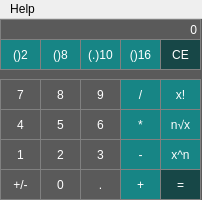
<?xml version="1.0" encoding="UTF-8"?>
<ui version="4.0">
 <class>MainWindow</class>
 <widget class="QMainWindow" name="MainWindow">
  <property name="geometry">
   <rect>
    <x>0</x>
    <y>0</y>
    <width>202</width>
    <height>200</height>
   </rect>
  </property>
  <property name="sizePolicy">
   <sizepolicy hsizetype="Fixed" vsizetype="Fixed">
    <horstretch>0</horstretch>
    <verstretch>0</verstretch>
   </sizepolicy>
  </property>
  <property name="minimumSize">
   <size>
    <width>202</width>
    <height>200</height>
   </size>
  </property>
  <property name="maximumSize">
   <size>
    <width>202</width>
    <height>260</height>
   </size>
  </property>
  <property name="windowTitle">
   <string>TheCalcIsALie</string>
  </property>
  <property name="layoutDirection">
   <enum>Qt::LeftToRight</enum>
  </property>
  <property name="styleSheet">
   <string notr="true">QMainWindow{
	background-color:rgb(90,90,90);
}</string>
  </property>
  <widget class="QWidget" name="centralwidget">
   <property name="sizePolicy">
    <sizepolicy hsizetype="Fixed" vsizetype="Fixed">
     <horstretch>0</horstretch>
     <verstretch>0</verstretch>
    </sizepolicy>
   </property>
   <property name="layoutDirection">
    <enum>Qt::RightToLeft</enum>
   </property>
   <widget class="QPushButton" name="buttonTo8">
    <property name="geometry">
     <rect>
      <x>40</x>
      <y>20</y>
      <width>41</width>
      <height>31</height>
     </rect>
    </property>
    <property name="focusPolicy">
     <enum>Qt::NoFocus</enum>
    </property>
    <property name="styleSheet">
     <string notr="true">QPushButton {
  background-color: rgb(23, 133, 133);
  border: 1px solid gray;
	color:white;
}
QPushButton:pressed {
    background-color: qlineargradient(x1: 0, y1: 0, x2: 0, y2: 1,
                                      stop: 0 rgb(0,0,0), stop: 1 rgb(23, 101, 101));
	color:white;
}</string>
    </property>
    <property name="text">
     <string>()8</string>
    </property>
   </widget>
   <widget class="QPushButton" name="num9">
    <property name="geometry">
     <rect>
      <x>80</x>
      <y>60</y>
      <width>41</width>
      <height>31</height>
     </rect>
    </property>
    <property name="focusPolicy">
     <enum>Qt::NoFocus</enum>
    </property>
    <property name="accessibleName">
     <string>9</string>
    </property>
    <property name="styleSheet">
     <string notr="true">QPushButton {
  background-color: rgb(90,90,90);
  border: 1px solid gray;
	color:white;
}
QPushButton:pressed {
    background-color: qlineargradient(x1: 0, y1: 0, x2: 0, y2: 1,
                                      stop: 0 rgb(0,0,0), stop: 1 rgb(90,90,90));
	color:white;
}</string>
    </property>
    <property name="text">
     <string>9</string>
    </property>
   </widget>
   <widget class="QPushButton" name="num0">
    <property name="geometry">
     <rect>
      <x>40</x>
      <y>150</y>
      <width>41</width>
      <height>31</height>
     </rect>
    </property>
    <property name="focusPolicy">
     <enum>Qt::NoFocus</enum>
    </property>
    <property name="styleSheet">
     <string notr="true">QPushButton {
  background-color: rgb(90,90,90);
  border: 1px solid gray;
	color:white;
}
QPushButton:pressed {
    background-color: qlineargradient(x1: 0, y1: 0, x2: 0, y2: 1,
                                      stop: 0 rgb(0,0,0), stop: 1 rgb(90,90,90));
	color:white;
}</string>
    </property>
    <property name="text">
     <string>0</string>
    </property>
   </widget>
   <widget class="QPushButton" name="buttonTo16">
    <property name="geometry">
     <rect>
      <x>120</x>
      <y>20</y>
      <width>41</width>
      <height>31</height>
     </rect>
    </property>
    <property name="focusPolicy">
     <enum>Qt::NoFocus</enum>
    </property>
    <property name="styleSheet">
     <string notr="true">QPushButton {
  background-color: rgb(23, 133, 133);
  border: 1px solid gray;
	color:white;
}
QPushButton:pressed {
    background-color: qlineargradient(x1: 0, y1: 0, x2: 0, y2: 1,
                                      stop: 0 rgb(0,0,0), stop: 1 rgb(23, 101, 101));
	color:white;
}</string>
    </property>
    <property name="text">
     <string>()16</string>
    </property>
   </widget>
   <widget class="QPushButton" name="num6">
    <property name="geometry">
     <rect>
      <x>80</x>
      <y>90</y>
      <width>41</width>
      <height>31</height>
     </rect>
    </property>
    <property name="focusPolicy">
     <enum>Qt::NoFocus</enum>
    </property>
    <property name="accessibleName">
     <string>6</string>
    </property>
    <property name="styleSheet">
     <string notr="true">QPushButton {
  background-color: rgb(90,90,90);
  border: 1px solid gray;
	color:white;
}
QPushButton:pressed {
    background-color: qlineargradient(x1: 0, y1: 0, x2: 0, y2: 1,
                                      stop: 0 rgb(0,0,0), stop: 1 rgb(90,90,90));
	color:white;
}</string>
    </property>
    <property name="text">
     <string>6</string>
    </property>
   </widget>
   <widget class="QPushButton" name="buttonPlus">
    <property name="geometry">
     <rect>
      <x>120</x>
      <y>150</y>
      <width>41</width>
      <height>31</height>
     </rect>
    </property>
    <property name="focusPolicy">
     <enum>Qt::NoFocus</enum>
    </property>
    <property name="styleSheet">
     <string notr="true">QPushButton {
  background-color: rgb(23, 133, 133);
  border: 1px solid gray;
	color:white;
}
QPushButton:pressed {
    background-color: qlineargradient(x1: 0, y1: 0, x2: 0, y2: 1,
                                      stop: 0 rgb(0,0,0), stop: 1 rgb(23, 101, 101));
	color:white;
}</string>
    </property>
    <property name="text">
     <string>+</string>
    </property>
   </widget>
   <widget class="QPushButton" name="num5">
    <property name="geometry">
     <rect>
      <x>40</x>
      <y>90</y>
      <width>41</width>
      <height>31</height>
     </rect>
    </property>
    <property name="focusPolicy">
     <enum>Qt::NoFocus</enum>
    </property>
    <property name="accessibleName">
     <string>5</string>
    </property>
    <property name="styleSheet">
     <string notr="true">QPushButton {
  background-color: rgb(90,90,90);
  border: 1px solid gray;
	color:white;
}
QPushButton:pressed {
    background-color: qlineargradient(x1: 0, y1: 0, x2: 0, y2: 1,
                                      stop: 0 rgb(0,0,0), stop: 1 rgb(90,90,90));
	color:white;
}</string>
    </property>
    <property name="text">
     <string>5</string>
    </property>
   </widget>
   <widget class="QPushButton" name="buttonRoot">
    <property name="geometry">
     <rect>
      <x>160</x>
      <y>90</y>
      <width>41</width>
      <height>31</height>
     </rect>
    </property>
    <property name="focusPolicy">
     <enum>Qt::NoFocus</enum>
    </property>
    <property name="styleSheet">
     <string notr="true">QPushButton {
  background-color: rgb(23, 133, 133);
  border: 1px solid gray;
	color:white;
}
QPushButton:pressed {
    background-color: qlineargradient(x1: 0, y1: 0, x2: 0, y2: 1,
                                      stop: 0 rgb(0,0,0), stop: 1 rgb(23, 101, 101));
	color:white;
}</string>
    </property>
    <property name="text">
     <string>n√x</string>
    </property>
   </widget>
   <widget class="QPushButton" name="buttonTimes">
    <property name="geometry">
     <rect>
      <x>120</x>
      <y>90</y>
      <width>41</width>
      <height>31</height>
     </rect>
    </property>
    <property name="focusPolicy">
     <enum>Qt::NoFocus</enum>
    </property>
    <property name="styleSheet">
     <string notr="true">QPushButton {
  background-color: rgb(23, 133, 133);
  border: 1px solid gray;
	color:white;
}
QPushButton:pressed {
    background-color: qlineargradient(x1: 0, y1: 0, x2: 0, y2: 1,
                                      stop: 0 rgb(0,0,0), stop: 1 rgb(23, 101, 101));
	color:white;
}</string>
    </property>
    <property name="text">
     <string>*</string>
    </property>
   </widget>
   <widget class="QPushButton" name="num2">
    <property name="geometry">
     <rect>
      <x>40</x>
      <y>120</y>
      <width>41</width>
      <height>31</height>
     </rect>
    </property>
    <property name="focusPolicy">
     <enum>Qt::NoFocus</enum>
    </property>
    <property name="accessibleName">
     <string>2</string>
    </property>
    <property name="styleSheet">
     <string notr="true">QPushButton {
  background-color: rgb(90,90,90);
  border: 1px solid gray;
	color:white;
}
QPushButton:pressed {
    background-color: qlineargradient(x1: 0, y1: 0, x2: 0, y2: 1,
                                      stop: 0 rgb(0,0,0), stop: 1 rgb(90,90,90));
	color:white;
}</string>
    </property>
    <property name="text">
     <string>2</string>
    </property>
   </widget>
   <widget class="QPushButton" name="num7">
    <property name="geometry">
     <rect>
      <x>0</x>
      <y>60</y>
      <width>41</width>
      <height>31</height>
     </rect>
    </property>
    <property name="focusPolicy">
     <enum>Qt::NoFocus</enum>
    </property>
    <property name="accessibleName">
     <string>7</string>
    </property>
    <property name="styleSheet">
     <string notr="true">QPushButton {
  background-color: rgb(90,90,90);
  border: 1px solid gray;
	color:white;
}
QPushButton:pressed {
    background-color: qlineargradient(x1: 0, y1: 0, x2: 0, y2: 1,
                                      stop: 0 rgb(0,0,0), stop: 1 rgb(90,90,90));
	color:white;
}</string>
    </property>
    <property name="text">
     <string>7</string>
    </property>
   </widget>
   <widget class="QPushButton" name="buttonCE">
    <property name="geometry">
     <rect>
      <x>160</x>
      <y>20</y>
      <width>41</width>
      <height>31</height>
     </rect>
    </property>
    <property name="focusPolicy">
     <enum>Qt::NoFocus</enum>
    </property>
    <property name="styleSheet">
     <string notr="true">QPushButton {
  background-color: rgb(23, 71, 71);
  border: 1px solid gray;
	color:white;
}
QPushButton:pressed {
    background-color: qlineargradient(x1: 0, y1: 0, x2: 0, y2: 1,
                                      stop: 0 rgb(0,0,0), stop: 1 rgb(23, 71, 71));
	color:white;
}</string>
    </property>
    <property name="text">
     <string>CE</string>
    </property>
   </widget>
   <widget class="QPushButton" name="buttonFac">
    <property name="geometry">
     <rect>
      <x>160</x>
      <y>60</y>
      <width>41</width>
      <height>31</height>
     </rect>
    </property>
    <property name="focusPolicy">
     <enum>Qt::NoFocus</enum>
    </property>
    <property name="styleSheet">
     <string notr="true">QPushButton {
  background-color: rgb(23, 133, 133);
  border: 1px solid gray;
	color:white;
}
QPushButton:pressed {
    background-color: qlineargradient(x1: 0, y1: 0, x2: 0, y2: 1,
                                      stop: 0 rgb(0,0,0), stop: 1 rgb(23, 101, 101));
	color:white;
}</string>
    </property>
    <property name="text">
     <string>x!</string>
    </property>
   </widget>
   <widget class="QPushButton" name="num4">
    <property name="geometry">
     <rect>
      <x>0</x>
      <y>90</y>
      <width>41</width>
      <height>31</height>
     </rect>
    </property>
    <property name="focusPolicy">
     <enum>Qt::NoFocus</enum>
    </property>
    <property name="accessibleName">
     <string>4</string>
    </property>
    <property name="styleSheet">
     <string notr="true">QPushButton {
  background-color: rgb(90,90,90);
  border: 1px solid gray;
	color:white;
}
QPushButton:pressed {
    background-color: qlineargradient(x1: 0, y1: 0, x2: 0, y2: 1,
                                      stop: 0 rgb(0,0,0), stop: 1 rgb(90,90,90));
	color:white;
}</string>
    </property>
    <property name="text">
     <string>4</string>
    </property>
   </widget>
   <widget class="QPushButton" name="buttonDot">
    <property name="geometry">
     <rect>
      <x>80</x>
      <y>150</y>
      <width>41</width>
      <height>31</height>
     </rect>
    </property>
    <property name="focusPolicy">
     <enum>Qt::NoFocus</enum>
    </property>
    <property name="styleSheet">
     <string notr="true">QPushButton {
  background-color: rgb(90,90,90);
  border: 1px solid gray;
	color:white;
}
QPushButton:pressed {
    background-color: qlineargradient(x1: 0, y1: 0, x2: 0, y2: 1,
                                      stop: 0 rgb(0,0,0), stop: 1 rgb(90,90,90));
	color:white;
}</string>
    </property>
    <property name="text">
     <string>.</string>
    </property>
   </widget>
   <widget class="QPushButton" name="num1">
    <property name="geometry">
     <rect>
      <x>0</x>
      <y>120</y>
      <width>41</width>
      <height>31</height>
     </rect>
    </property>
    <property name="focusPolicy">
     <enum>Qt::NoFocus</enum>
    </property>
    <property name="accessibleName">
     <string>1</string>
    </property>
    <property name="styleSheet">
     <string notr="true">QPushButton {
  background-color: rgb(90,90,90);
  border: 1px solid gray;
	color:white;
}
QPushButton:pressed {
    background-color: qlineargradient(x1: 0, y1: 0, x2: 0, y2: 1,
                                      stop: 0 rgb(0,0,0), stop: 1 rgb(90,90,90));
	color:white;
}
</string>
    </property>
    <property name="text">
     <string>1</string>
    </property>
   </widget>
   <widget class="QPushButton" name="num3">
    <property name="geometry">
     <rect>
      <x>80</x>
      <y>120</y>
      <width>41</width>
      <height>31</height>
     </rect>
    </property>
    <property name="focusPolicy">
     <enum>Qt::NoFocus</enum>
    </property>
    <property name="accessibleName">
     <string>3</string>
    </property>
    <property name="styleSheet">
     <string notr="true">QPushButton {
  background-color: rgb(90,90,90);
  border: 1px solid gray;
	color:white;
}
QPushButton:pressed {
    background-color: qlineargradient(x1: 0, y1: 0, x2: 0, y2: 1,
                                      stop: 0 rgb(0,0,0), stop: 1 rgb(90,90,90));
	color:white;
}</string>
    </property>
    <property name="text">
     <string>3</string>
    </property>
   </widget>
   <widget class="QPushButton" name="num8">
    <property name="geometry">
     <rect>
      <x>40</x>
      <y>60</y>
      <width>41</width>
      <height>31</height>
     </rect>
    </property>
    <property name="focusPolicy">
     <enum>Qt::NoFocus</enum>
    </property>
    <property name="accessibleName">
     <string>8</string>
    </property>
    <property name="styleSheet">
     <string notr="true">QPushButton {
  background-color: rgb(90,90,90);
  border: 1px solid gray;
	color:white;
}
QPushButton:pressed {
    background-color: qlineargradient(x1: 0, y1: 0, x2: 0, y2: 1,
                                      stop: 0 rgb(0,0,0), stop: 1 rgb(90,90,90));
	color:white;
}</string>
    </property>
    <property name="text">
     <string>8</string>
    </property>
   </widget>
   <widget class="QPushButton" name="buttonSign">
    <property name="geometry">
     <rect>
      <x>0</x>
      <y>150</y>
      <width>41</width>
      <height>31</height>
     </rect>
    </property>
    <property name="focusPolicy">
     <enum>Qt::NoFocus</enum>
    </property>
    <property name="styleSheet">
     <string notr="true">QPushButton {
  background-color: rgb(90,90,90);
  border: 1px solid gray;
	color:white;
}
QPushButton:pressed {
    background-color: qlineargradient(x1: 0, y1: 0, x2: 0, y2: 1,
                                      stop: 0 rgb(0,0,0), stop: 1 rgb(90,90,90));
	color:white;
}</string>
    </property>
    <property name="text">
     <string>+/-</string>
    </property>
   </widget>
   <widget class="QPushButton" name="buttonTo2">
    <property name="geometry">
     <rect>
      <x>0</x>
      <y>20</y>
      <width>41</width>
      <height>31</height>
     </rect>
    </property>
    <property name="sizePolicy">
     <sizepolicy hsizetype="Fixed" vsizetype="Fixed">
      <horstretch>0</horstretch>
      <verstretch>0</verstretch>
     </sizepolicy>
    </property>
    <property name="focusPolicy">
     <enum>Qt::NoFocus</enum>
    </property>
    <property name="styleSheet">
     <string notr="true">QPushButton {
  background-color: rgb(23, 133, 133);
  border: 1px solid gray;
	color:white;
}
QPushButton:pressed {
    background-color: qlineargradient(x1: 0, y1: 0, x2: 0, y2: 1,
                                      stop: 0 rgb(0,0,0), stop: 1 rgb(23, 101, 101));
	color:white;
}</string>
    </property>
    <property name="text">
     <string>()2</string>
    </property>
   </widget>
   <widget class="QPushButton" name="buttonEq">
    <property name="geometry">
     <rect>
      <x>160</x>
      <y>150</y>
      <width>41</width>
      <height>31</height>
     </rect>
    </property>
    <property name="focusPolicy">
     <enum>Qt::NoFocus</enum>
    </property>
    <property name="styleSheet">
     <string notr="true">QPushButton {
  background-color: rgb(23, 71, 71);
  border: 1px solid gray;
	color:white;
}
QPushButton:pressed {
    background-color: qlineargradient(x1: 0, y1: 0, x2: 0, y2: 1,
                                      stop: 0 rgb(0,0,0), stop: 1 rgb(23, 71, 71));
	color:white;
}</string>
    </property>
    <property name="text">
     <string>=</string>
    </property>
   </widget>
   <widget class="QPushButton" name="buttonDiv">
    <property name="geometry">
     <rect>
      <x>120</x>
      <y>60</y>
      <width>41</width>
      <height>31</height>
     </rect>
    </property>
    <property name="focusPolicy">
     <enum>Qt::NoFocus</enum>
    </property>
    <property name="styleSheet">
     <string notr="true">QPushButton {
  background-color: rgb(23, 133, 133);
  border: 1px solid gray;
	color:white;
}
QPushButton:pressed {
    background-color: qlineargradient(x1: 0, y1: 0, x2: 0, y2: 1,
                                      stop: 0 rgb(0,0,0), stop: 1 rgb(23, 101, 101));
	color:white;
}</string>
    </property>
    <property name="text">
     <string>/</string>
    </property>
   </widget>
   <widget class="QPushButton" name="buttonTo10">
    <property name="geometry">
     <rect>
      <x>80</x>
      <y>20</y>
      <width>41</width>
      <height>31</height>
     </rect>
    </property>
    <property name="focusPolicy">
     <enum>Qt::NoFocus</enum>
    </property>
    <property name="styleSheet">
     <string notr="true">QPushButton {
  background-color: rgb(23, 133, 133);
  border: 1px solid gray;
	color:white;
}
QPushButton:pressed {
    background-color: qlineargradient(x1: 0, y1: 0, x2: 0, y2: 1,
                                      stop: 0 rgb(0,0,0), stop: 1 rgb(23, 101, 101));
	color:white;
}</string>
    </property>
    <property name="text">
     <string>(.)10</string>
    </property>
   </widget>
   <widget class="QPushButton" name="buttonMinus">
    <property name="geometry">
     <rect>
      <x>120</x>
      <y>120</y>
      <width>41</width>
      <height>31</height>
     </rect>
    </property>
    <property name="focusPolicy">
     <enum>Qt::NoFocus</enum>
    </property>
    <property name="styleSheet">
     <string notr="true">QPushButton {
  background-color: rgb(23, 133, 133);
  border: 1px solid gray;
	color:white;
}
QPushButton:pressed {
    background-color: qlineargradient(x1: 0, y1: 0, x2: 0, y2: 1,
                                      stop: 0 rgb(0,0,0), stop: 1 rgb(23, 101, 101));
	color:white;
}</string>
    </property>
    <property name="text">
     <string>-</string>
    </property>
   </widget>
   <widget class="QPushButton" name="buttonExp">
    <property name="geometry">
     <rect>
      <x>160</x>
      <y>120</y>
      <width>41</width>
      <height>31</height>
     </rect>
    </property>
    <property name="focusPolicy">
     <enum>Qt::NoFocus</enum>
    </property>
    <property name="styleSheet">
     <string notr="true">QPushButton {
  background-color: rgb(23, 133, 133);
  border: 1px solid gray;
	color:white;
}
QPushButton:pressed {
    background-color: qlineargradient(x1: 0, y1: 0, x2: 0, y2: 1,
                                      stop: 0 rgb(0,0,0), stop: 1 rgb(23, 101, 101));
	color:white;
}</string>
    </property>
    <property name="text">
     <string>x^n</string>
    </property>
   </widget>
   <widget class="QLabel" name="display">
    <property name="geometry">
     <rect>
      <x>0</x>
      <y>0</y>
      <width>201</width>
      <height>21</height>
     </rect>
    </property>
    <property name="layoutDirection">
     <enum>Qt::RightToLeft</enum>
    </property>
    <property name="styleSheet">
     <string notr="true">QLabel{
	border: 1px solid gray;
	qproperty-alignment: 'AlignVCenter | AlignRight';
	background-color:rgb(90,90,90);
	color:white;
}</string>
    </property>
    <property name="text">
     <string>0</string>
    </property>
    <property name="alignment">
     <set>Qt::AlignRight|Qt::AlignTrailing|Qt::AlignVCenter</set>
    </property>
   </widget>
   <widget class="QPushButton" name="numA">
    <property name="enabled">
     <bool>true</bool>
    </property>
    <property name="geometry">
     <rect>
      <x>0</x>
      <y>180</y>
      <width>41</width>
      <height>31</height>
     </rect>
    </property>
    <property name="focusPolicy">
     <enum>Qt::NoFocus</enum>
    </property>
    <property name="accessibleName">
     <string>10</string>
    </property>
    <property name="styleSheet">
     <string notr="true">QPushButton {
  background-color: rgb(90,90,90);
  border: 1px solid gray;
	color:white;
}
QPushButton:pressed {
    background-color: qlineargradient(x1: 0, y1: 0, x2: 0, y2: 1,
                                      stop: 0 rgb(0,0,0), stop: 1 rgb(90,90,90));
	color:white;
}</string>
    </property>
    <property name="text">
     <string>A</string>
    </property>
   </widget>
   <widget class="QPushButton" name="numE">
    <property name="geometry">
     <rect>
      <x>40</x>
      <y>210</y>
      <width>41</width>
      <height>31</height>
     </rect>
    </property>
    <property name="focusPolicy">
     <enum>Qt::NoFocus</enum>
    </property>
    <property name="accessibleName">
     <string>14</string>
    </property>
    <property name="styleSheet">
     <string notr="true">QPushButton {
  background-color: rgb(90,90,90);
  border: 1px solid gray;
	color:white;
}
QPushButton:pressed {
    background-color: qlineargradient(x1: 0, y1: 0, x2: 0, y2: 1,
                                      stop: 0 rgb(0,0,0), stop: 1 rgb(90,90,90));
	color:white;
}</string>
    </property>
    <property name="text">
     <string>E</string>
    </property>
   </widget>
   <widget class="QPushButton" name="numC">
    <property name="geometry">
     <rect>
      <x>80</x>
      <y>180</y>
      <width>41</width>
      <height>31</height>
     </rect>
    </property>
    <property name="focusPolicy">
     <enum>Qt::NoFocus</enum>
    </property>
    <property name="accessibleName">
     <string>12</string>
    </property>
    <property name="styleSheet">
     <string notr="true">QPushButton {
  background-color: rgb(90,90,90);
  border: 1px solid gray;
	color:white;
}
QPushButton:pressed {
    background-color: qlineargradient(x1: 0, y1: 0, x2: 0, y2: 1,
                                      stop: 0 rgb(0,0,0), stop: 1 rgb(90,90,90));
	color:white;
}</string>
    </property>
    <property name="text">
     <string>C</string>
    </property>
   </widget>
   <widget class="QPushButton" name="numF">
    <property name="geometry">
     <rect>
      <x>80</x>
      <y>210</y>
      <width>41</width>
      <height>31</height>
     </rect>
    </property>
    <property name="focusPolicy">
     <enum>Qt::NoFocus</enum>
    </property>
    <property name="accessibleName">
     <string>15</string>
    </property>
    <property name="styleSheet">
     <string notr="true">QPushButton {
  background-color: rgb(90,90,90);
  border: 1px solid gray;
	color:white;
}
QPushButton:pressed {
    background-color: qlineargradient(x1: 0, y1: 0, x2: 0, y2: 1,
                                      stop: 0 rgb(0,0,0), stop: 1 rgb(90,90,90));
	color:white;
}</string>
    </property>
    <property name="text">
     <string>F</string>
    </property>
   </widget>
   <widget class="QPushButton" name="numD">
    <property name="geometry">
     <rect>
      <x>0</x>
      <y>210</y>
      <width>41</width>
      <height>31</height>
     </rect>
    </property>
    <property name="focusPolicy">
     <enum>Qt::NoFocus</enum>
    </property>
    <property name="accessibleName">
     <string>13</string>
    </property>
    <property name="styleSheet">
     <string notr="true">QPushButton {
  background-color: rgb(90,90,90);
  border: 1px solid gray;
	color:white;
}
QPushButton:pressed {
    background-color: qlineargradient(x1: 0, y1: 0, x2: 0, y2: 1,
                                      stop: 0 rgb(0,0,0), stop: 1 rgb(90,90,90));
	color:white;
}
</string>
    </property>
    <property name="text">
     <string>D</string>
    </property>
   </widget>
   <widget class="QPushButton" name="numB">
    <property name="geometry">
     <rect>
      <x>40</x>
      <y>180</y>
      <width>41</width>
      <height>31</height>
     </rect>
    </property>
    <property name="focusPolicy">
     <enum>Qt::NoFocus</enum>
    </property>
    <property name="accessibleName">
     <string>11</string>
    </property>
    <property name="styleSheet">
     <string notr="true">QPushButton {
  background-color: rgb(90,90,90);
  border: 1px solid gray;
	color:white;
}
QPushButton:pressed {
    background-color: qlineargradient(x1: 0, y1: 0, x2: 0, y2: 1,
                                      stop: 0 rgb(0,0,0), stop: 1 rgb(90,90,90));
	color:white;
}</string>
    </property>
    <property name="text">
     <string>B</string>
    </property>
   </widget>
  </widget>
  <widget class="QMenuBar" name="menubar">
   <property name="geometry">
    <rect>
     <x>0</x>
     <y>0</y>
     <width>202</width>
     <height>21</height>
    </rect>
   </property>
   <widget class="QMenu" name="menuHelp">
    <property name="title">
     <string>Help</string>
    </property>
    <addaction name="actionHelp"/>
   </widget>
   <addaction name="menuHelp"/>
  </widget>
  <action name="actionHelp">
   <property name="text">
    <string>Open documentation (external PDF)</string>
   </property>
  </action>
 </widget>
 <resources/>
 <connections/>
</ui>
